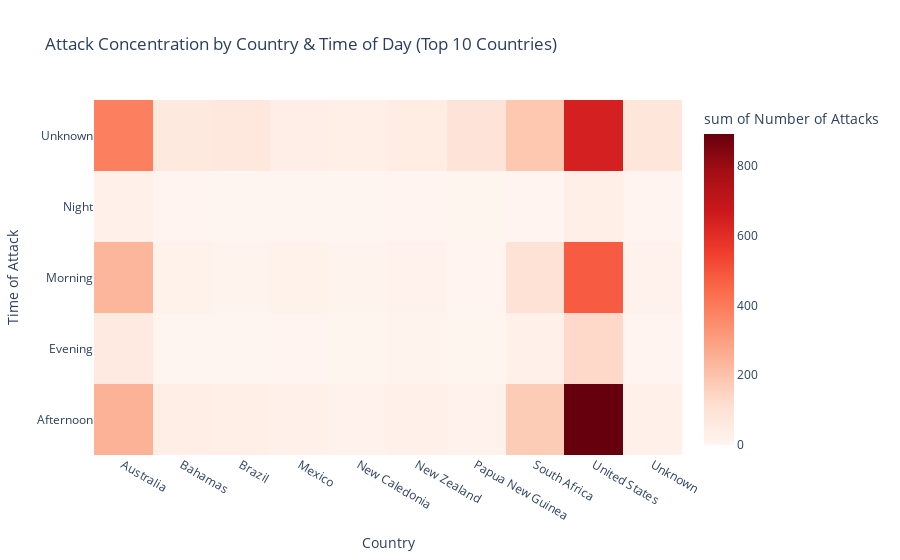

The notebook cell this image was saved under:
### Code cell
fig = px.density_heatmap(attack_analysis, 
                         x="Country", 
                         y="Time_Category", 
                         z="Total_Attacks", 
                         color_continuous_scale="Reds",
                         title="Attack Concentration by Country & Time of Day (Top 10 Countries)",
                         labels={"Country": "Country", "Time_Category": "Time of Attack", "Total_Attacks": "Number of Attacks"})

fig.show()

### Figure 1 — Plotly figure (JSON) as saved in the notebook; plotly's stock layout.template omitted (floating-point values rounded to 4 significant figures)
{"data": [{"coloraxis": "coloraxis", "histfunc": "sum", "hovertemplate": "Country=%{x}<br>Time of Attack=%{y}<br>sum of Number of Attacks=%{z}<extra></extra>", "name": "", "type": "histogram2d", "x": ["Australia", "Australia", "Australia", "Australia", "Australia", "Bahamas", "Bahamas", "Bahamas", "Bahamas", "Bahamas", "Brazil", "Brazil", "Brazil", "Brazil", "Mexico", "Mexico", "Mexico", "Mexico", "New Caledonia", "New Caledonia", "New Caledonia", "New Caledonia", "New Zealand", "New Zealand", "New Zealand", "New Zealand", "New Zealand", "Papua New Guinea", "Papua New Guinea", "Papua New Guinea", "Papua New Guinea", "Papua New Guinea", "South Africa", "South Africa", "South Africa", "South Africa", "South Africa", "United States", "United States", "United States", "United States", "United States", "Unknown", "Unknown", "Unknown", "Unknown", "Unknown"], "xaxis": "x", "xbingroup": "x", "y": ["Afternoon", "Evening", "Morning", "Night", "Unknown", "Afternoon", "Evening", "Morning", "Night", "Unknown", "Afternoon", "Evening", "Morning", "Unknown", "Afternoon", "Evening", "Morning", "Unknown", "Afternoon", "Evening", "Morning", "Unknown", "Afternoon", "Evening", "Morning", "Night", "Unknown", "Afternoon", "Evening", "Morning", "Night", "Unknown", "Afternoon", "Evening", "Morning", "Night", "Unknown", "Afternoon", "Evening", "Morning", "Night", "Unknown", "Afternoon", "Evening", "Morning", "Night", "Unknown"], "yaxis": "y", "ybingroup": "y", "z": [247, 56, 236, 21, 387, 38, 1, 17, 3, 64, 34, 1, 9, 67, 22, 5, 17, 35, 14, 2, 12, 32, 24, 12, 14, 3, 45, 15, 2, 5, 2, 88, 173, 22, 99, 5, 188, 892, 132, 481, 33, 642, 22, 4, 20, 5, 79]}], "layout": {"autosize": true, "coloraxis": {"colorbar": {"title": {"text": "sum of Number of Attacks"}}, "colorscale": [[0, "rgb(255,245,240)"], [0.125, "rgb(254,224,210)"], [0.25, "rgb(252,187,161)"], [0.375, "rgb(252,146,114)"], [0.5, "rgb(251,106,74)"], [0.625, "rgb(239,59,44)"], [0.75, "rgb(203,24,29)"], [0.875, "rgb(165,15,21)"], [1, "rgb(103,0,13)"]]}, "legend": {"tracegroupgap": 0}, "title": {"text": "Attack Concentration by Country & Time of Day (Top 10 Countries)"}, "xaxis": {"anchor": "y", "autorange": true, "domain": [0, 1], "range": [-0.5, 9.5], "title": {"text": "Country"}, "type": "category"}, "yaxis": {"anchor": "x", "autorange": true, "domain": [0, 1], "range": [-0.5, 4.5], "title": {"text": "Time of Attack"}, "type": "category"}}}
